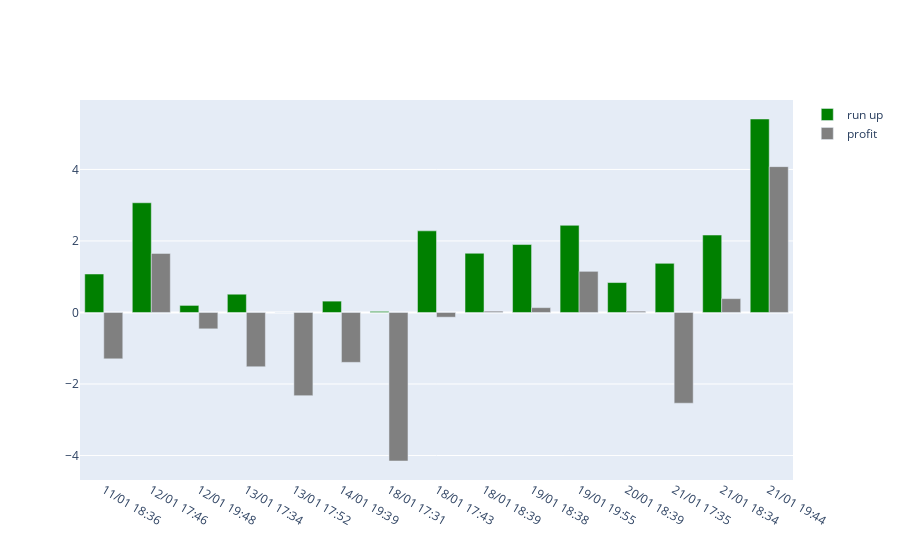
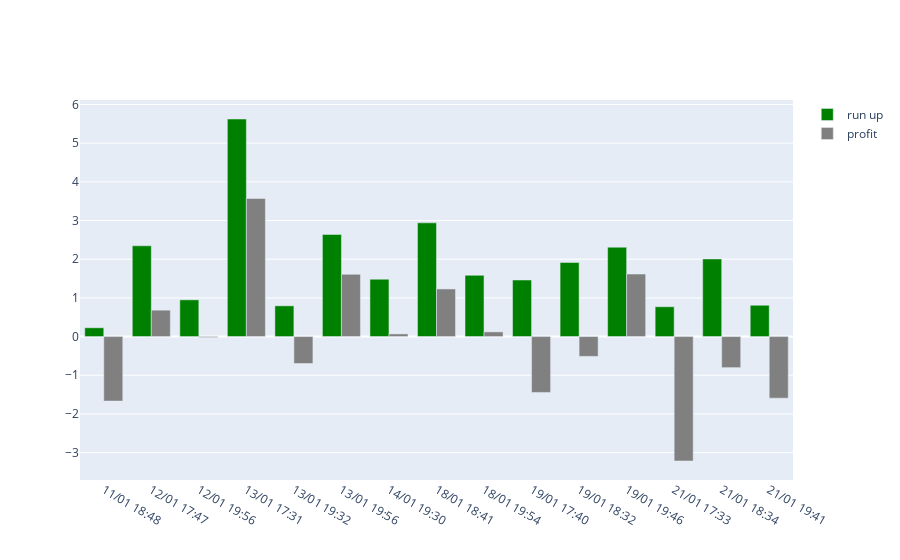
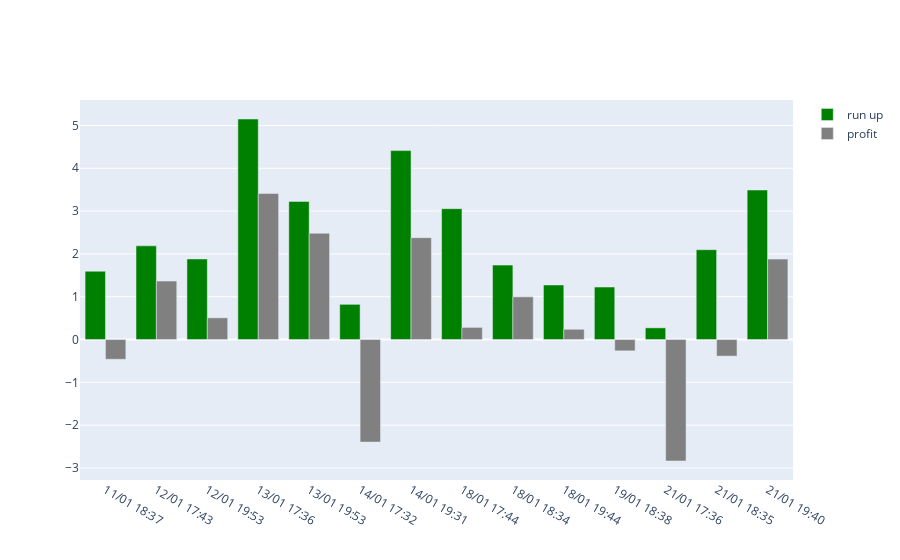

The notebook cell saved with these charts, in order:
### Code cell
import matplotlib.pyplot as plt
import matplotlib
import plotly.graph_objects as go
from functools import reduce

matplotlib.rcParams.update({'font.size': 22})

def frequences(items, ticker):
  more1 = 0
  more04 = 0
  more06 = 0
  more08 = 0

  for item in items:
    if item['run_up'] >= 1:
      more1 += 1
    
    if item['run_up'] >= 0.4:
      more04 += 1

    if item['run_up'] >= 0.6:
      more06 += 1
    
    if item['run_up'] >= 0.8:
      more08 += 1
  
  percent1 = more04 / len(items) * 100
  percent2 = more06 / len(items) * 100
  percent3 = more08 / len(items) * 100
  percent4 = more1 / len(items) * 100

  less04_list = list(filter(lambda x: x['run_up'] < 0.4, items))
  less04_profit = reduce(lambda a, b: a + b['profit'], less04_list, 0)
  
  less06_list = list(filter(lambda x: x['run_up'] < 0.6, items))
  less06_profit = reduce(lambda a, b: a + b['profit'], less06_list, 0)
  
  less08_list = list(filter(lambda x: x['run_up'] < 0.8, items))
  less08_profit = reduce(lambda a, b: a + b['profit'], less08_list, 0)
  
  less1_list = list(filter(lambda x: x['run_up'] < 1, items))
  less1_profit = reduce(lambda a, b: a + b['profit'], less1_list, 0)

  average_less04_profit = round_decimals_down(less04_profit / len(less04_list), 2) if len(less04_list) > 0 else 0
  average_less06_profit = round_decimals_down(less06_profit / len(less06_list), 2) if len(less06_list) > 0 else 0
  average_less08_profit = round_decimals_down(less08_profit / len(less08_list), 2) if len(less08_list) > 0 else 0
  average_less1_profit = round_decimals_down(less1_profit / len(less1_list), 2) if len(less1_list) > 0 else 0

  print(f"""
    ticker: {ticker}
    trades: {len(items)}
    more 0.4% : {round_decimals_down(percent1, 2)}%
    if less than 0.4% then average profit is {average_less04_profit}%. {len(less04_list)} trades
    profit: {round_decimals_down((len(items) - len(less04_list)) * 0.4, 2)}% loss: {round_decimals_down(len(less04_list) * average_less04_profit, 2)}%

    more 0.6% : {round_decimals_down(percent2, 2)}%
    if less than 0.6% then average profit is {average_less06_profit}%. {len(less06_list)} trades
    profit: {round_decimals_down((len(items) - len(less06_list)) * 0.6, 2)}% loss: {round_decimals_down(len(less06_list) * average_less06_profit, 2)}%

    more 0.8% : {round_decimals_down(percent3, 2)}%
    if less than 0.8% then average profit is {average_less08_profit}%. {len(less08_list)} trades
    profit: {round_decimals_down((len(items) - len(less08_list)) * 0.8, 2)}% loss: {round_decimals_down(len(less08_list) * average_less08_profit, 2)}%

    more 1% : {round_decimals_down(percent4, 2)}%
    if less than 1% then average profit is {average_less1_profit}%. {len(less1_list)} trades
    profit: {round_decimals_down((len(items) - len(less1_list)), 2)}% loss: {round_decimals_down(len(less1_list) * average_less1_profit, 2)}%
  """)

print(f"""
periods = {periods}
interval = {interval}
pmax_multiplier = {pmax_multiplier}
""")

def get_stats(items):
  frequences(items, ticker)

  x = list(map(lambda q: q['time'].format('DD/MM HH:mm'), items))

  fig = go.Figure()
  fig.add_trace(
    go.Bar(
      x=x,
      y=list(map(lambda q: q['run_up'], items)),
      name='run up',
      marker_color='green'
    )
  )
  fig.add_trace(
    go.Bar(
      x=x,
      y=list(map(lambda q: q['profit'], items)),
      name='profit',
      marker_color='gray'
    )
  )
  fig.update_layout(
    barmode='group',
  )

  fig.show()

for company in companies:
  figi = company["figi"]
  ticker = company["ticker"]

  filtered = list(filter(lambda x: x['time'].hour >= 17 and x['time'].minute >= 30 and x['time'].hour <= 19, trades[figi]))
  print("Long and Short")
  get_stats(filtered)
  
  # short = list(filter(lambda x: x['type'] == 'short', filtered))
  # print("Short")
  # get_stats(short)
  
  # long = list(filter(lambda x: x['type'] == 'long', filtered))
  # print("Long")
  # get_stats(long)

### Figure 1 — Plotly figure (JSON) as saved in the notebook; plotly's stock layout.template omitted (floating-point values rounded to 4 significant figures)
{"data": [{"marker": {"color": "green"}, "name": "run up", "type": "bar", "x": ["11/01 18:36", "12/01 17:46", "12/01 19:48", "13/01 17:34", "13/01 17:52", "14/01 19:39", "18/01 17:31", "18/01 17:43", "18/01 18:39", "19/01 18:38", "19/01 19:55", "20/01 18:39", "21/01 17:35", "21/01 18:34", "21/01 19:44"], "y": [1.076, 3.068, 0.198, 0.5107, 0, 0.3174, 0.03048, 2.283, 1.656, 1.9, 2.437, 0.8367, 1.375, 2.165, 5.411]}, {"marker": {"color": "gray"}, "name": "profit", "type": "bar", "x": ["11/01 18:36", "12/01 17:46", "12/01 19:48", "13/01 17:34", "13/01 17:52", "14/01 19:39", "18/01 17:31", "18/01 17:43", "18/01 18:39", "19/01 18:38", "19/01 19:55", "20/01 18:39", "21/01 17:35", "21/01 18:34", "21/01 19:44"], "y": [-1.296, 1.652, -0.4574, -1.518, -2.325, -1.395, -4.153, -0.1317, 0.03663, 0.1352, 1.151, 0.0367, -2.537, 0.3874, 4.079]}], "layout": {"barmode": "group"}}

### Figure 2 — Plotly figure (JSON) as saved in the notebook; plotly's stock layout.template omitted (floating-point values rounded to 4 significant figures)
{"data": [{"marker": {"color": "green"}, "name": "run up", "type": "bar", "x": ["11/01 18:48", "12/01 17:47", "12/01 19:56", "13/01 17:31", "13/01 19:32", "13/01 19:56", "14/01 19:30", "18/01 18:41", "18/01 19:54", "19/01 17:40", "19/01 18:32", "19/01 19:46", "21/01 17:33", "21/01 18:34", "21/01 19:41"], "y": [0.2271, 2.347, 0.9497, 5.624, 0.7946, 2.64, 1.483, 2.94, 1.584, 1.462, 1.916, 2.31, 0.7713, 2.007, 0.8094]}, {"marker": {"color": "gray"}, "name": "profit", "type": "bar", "x": ["11/01 18:48", "12/01 17:47", "12/01 19:56", "13/01 17:31", "13/01 19:32", "13/01 19:56", "14/01 19:30", "18/01 18:41", "18/01 19:54", "19/01 17:40", "19/01 18:32", "19/01 19:46", "21/01 17:33", "21/01 18:34", "21/01 19:41"], "y": [-1.668, 0.6825, -0.02316, 3.57, -0.6963, 1.609, 0.06856, 1.231, 0.1211, -1.445, -0.5121, 1.616, -3.216, -0.8029, -1.592]}], "layout": {"barmode": "group"}}

### Figure 3 — Plotly figure (JSON) as saved in the notebook; plotly's stock layout.template omitted (floating-point values rounded to 4 significant figures)
{"data": [{"marker": {"color": "green"}, "name": "run up", "type": "bar", "x": ["11/01 18:37", "12/01 17:43", "12/01 19:53", "13/01 17:36", "13/01 19:53", "14/01 17:32", "14/01 19:31", "18/01 17:44", "18/01 18:34", "18/01 19:44", "19/01 18:38", "21/01 17:36", "21/01 18:35", "21/01 19:40"], "y": [1.595, 2.188, 1.882, 5.151, 3.226, 0.8221, 4.413, 3.056, 1.738, 1.274, 1.226, 0.2732, 2.098, 3.492]}, {"marker": {"color": "gray"}, "name": "profit", "type": "bar", "x": ["11/01 18:37", "12/01 17:43", "12/01 19:53", "13/01 17:36", "13/01 19:53", "14/01 17:32", "14/01 19:31", "18/01 17:44", "18/01 18:34", "18/01 19:44", "19/01 18:38", "21/01 17:36", "21/01 18:35", "21/01 19:40"], "y": [-0.4612, 1.366, 0.5068, 3.409, 2.483, -2.396, 2.379, 0.2834, 0.9965, 0.2395, -0.2641, -2.837, -0.3876, 1.878]}], "layout": {"barmode": "group"}}
